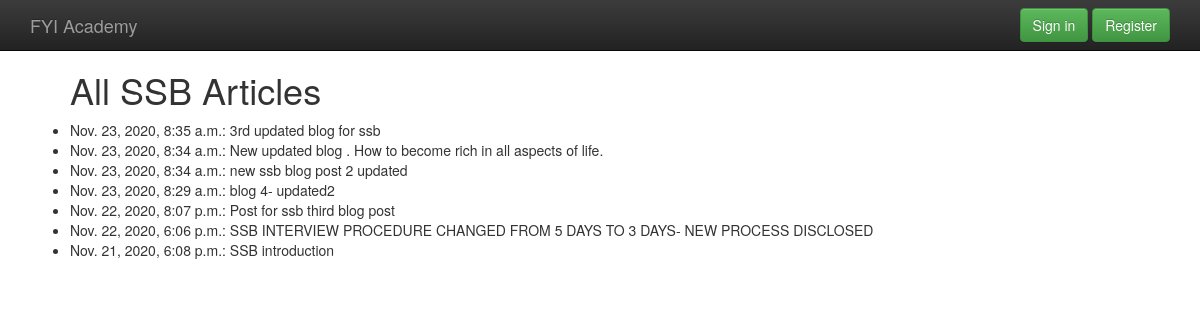
Page /archive_ssb/ on the committed database.
### blog/models.py (models this page shows, shortened)
class Post_ssb(models.Model):
	title = models.CharField(max_length=100)
	content = models.TextField()
	date_posted = models.DateTimeField(default=timezone.now)
	author = models.ForeignKey(User, on_delete=models.CASCADE)

### blog/templates/blog/post_ssb_archive.html (shortened to what this page needs)
{% extends "blog/base.html" %}
{% load crispy_forms_tags %}
{% block content %}
<div class="container">
<section>
	<ul>
		<h1>All SSB Articles </h1>
		{% for post in latest %}
			<li>{{ post.date_posted }}: {{ post.title }}</li>
		{% endfor %}
	</ul>
</section>
</div>
{% endblock %}

### blog/templates/blog/base.html (style rules this page uses)
body { padding-top: 50px; padding-bottom: 20px; }

### rows in the picture
Post_ssb: date_posted "Nov. 23, 2020, 8:35 a.m.", title "3rd updated blog for ssb"
Post_ssb: date_posted "Nov. 23, 2020, 8:34 a.m.", title "New updated blog . How to become rich in all aspects of life."
Post_ssb: date_posted "Nov. 23, 2020, 8:34 a.m.", title "new ssb blog post 2 updated"
Post_ssb: date_posted "Nov. 23, 2020, 8:29 a.m.", title "blog 4- updated2"
Post_ssb: date_posted "Nov. 22, 2020, 8:07 p.m.", title "Post for ssb third blog post"
Post_ssb: date_posted "Nov. 22, 2020, 6:06 p.m.", title "SSB INTERVIEW PROCEDURE CHANGED FROM 5 DAYS TO 3 DAYS- NEW PROCESS DISCLOSED"
Post_ssb: date_posted "Nov. 21, 2020, 6:08 p.m.", title "SSB introduction"
